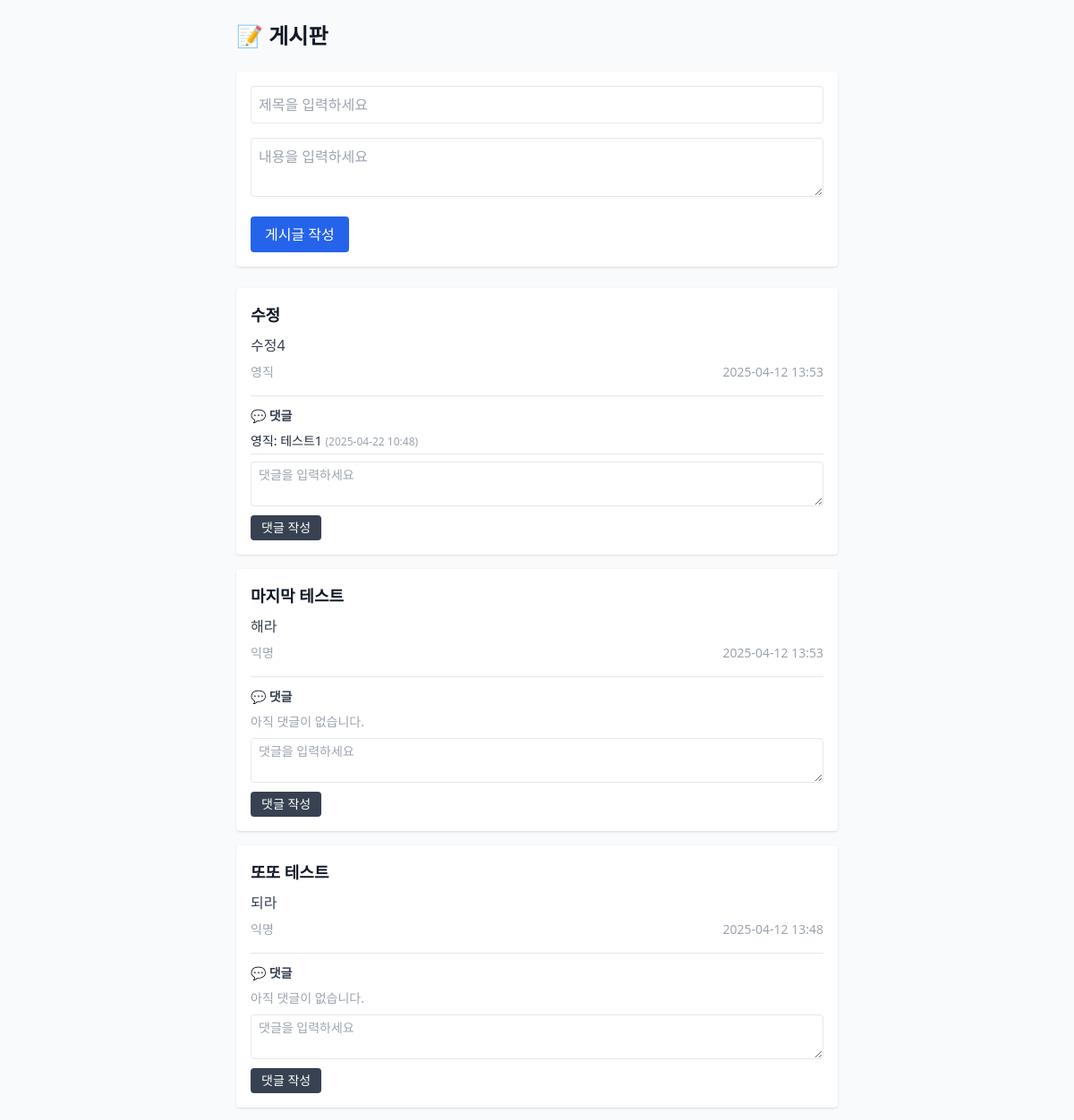
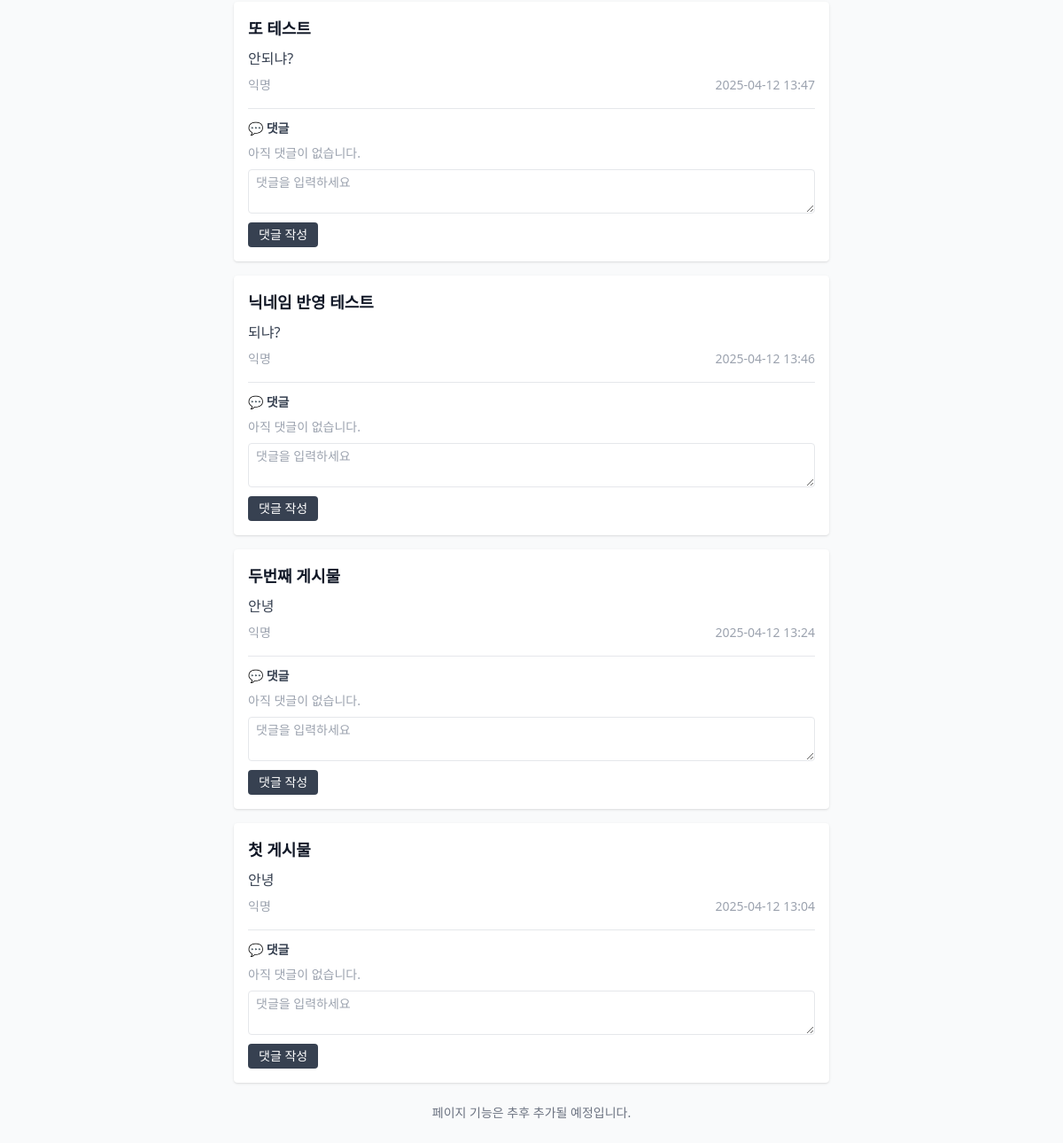
The page /posts (signed in) on the database its author committed (2 pictures, top to bottom).
### app/models.py (models this page shows)
class Post(Base):
    __tablename__ = "posts"
    id = Column(Integer, primary_key=True, index=True)
    title = Column(String(200), nullable=False)
    content = Column(Text, nullable=False)
    created_at = Column(DateTime(timezone=True), server_default=func.now())
    nickname = Column(String, nullable=True)

class Comment(Base):
    __tablename__ = "comments"
    id = Column(Integer, primary_key=True, index=True)
    post_id = Column(Integer, ForeignKey("posts.id"))
    content = Column(Text, nullable=False)
    nickname = Column(String, nullable=True)
    created_at = Column(DateTime, default=datetime.utcnow)
    post = relationship("Post", back_populates="comments")

### app/routers/posts.py (the view)
@router.get("/posts")
def read_posts(request: Request, db: Session = Depends(get_db)):
    posts = db.query(models.Post).order_by(models.Post.created_at.desc()).all()
    nickname = request.session.get("nickname", "익명")
    return templates.TemplateResponse("posts.html", {
        "request": request,
        "posts": posts,
        "session": {"nickname": nickname}  # ✨ 이걸 추가해야 템플릿에서 session.nickname 사용 가능
    })

### app/templates/posts.html (shortened to what this page needs)
{% extends "base.html" %}
{% block content %}
<h1 class="text-2xl font-bold mb-6">📝 게시판</h1>
<form method="post" class="bg-white shadow rounded p-4 mb-6 space-y-4">
  <input type="text" name="title" placeholder="제목을 입력하세요" required
         class="w-full border rounded p-2">
  <textarea name="content" placeholder="내용을 입력하세요" required
            class="w-full border rounded p-2"></textarea>
  <button type="submit"
          class="bg-blue-600 hover:bg-blue-700 text-white px-4 py-2 rounded">
    게시글 작성
  </button>
</form>
<div class="space-y-4">
  {% for post in posts %}
    <div class="bg-white shadow rounded p-4">
      <div class="flex justify-between items-start">
        <div>
          <h2 class="text-lg font-semibold">{{ post.title }}</h2>
          <p class="text-gray-700 mt-2">{{ post.content }}</p>
        </div>
      </div>
      <div class="text-sm text-gray-400 mt-2 flex justify-between">
        <span>{{ post.nickname or "익명" }}</span>
        <span>{{ post.created_at.strftime('%Y-%m-%d %H:%M') }}</span>
      </div>
      <div class="mt-4 border-t pt-3 space-y-2">
        <h3 class="font-semibold text-sm text-gray-700">💬 댓글</h3>
        {% for comment in post.comments %}
          <div class="text-sm text-gray-800 border-b pb-1">
            <span class="font-medium">{{ comment.nickname or "익명" }}</span>:
            <span>{{ comment.content }}</span>
            <span class="text-gray-400 text-xs">({{ comment.created_at.strftime('%Y-%m-%d %H:%M') }})</span>
          </div>
        {% else %}
          <p class="text-sm text-gray-400">아직 댓글이 없습니다.</p>
        {% endfor %}
        <form method="post" action="/posts/{{ post.id }}/comments" class="mt-2">
          <textarea name="content" rows="2" required
                    class="w-full border rounded px-2 py-1 text-sm mb-1"
                    placeholder="댓글을 입력하세요"></textarea>
          <button type="submit" class="bg-gray-700 text-white text-sm px-3 py-1 rounded">
            댓글 작성
          </button>
        </form>
      </div>
    </div>
  {% else %}
    <p class="text-gray-500">아직 게시글이 없습니다.</p>
  {% endfor %}
</div>
<div class="mt-6 text-center text-sm text-gray-500">
  페이지 기능은 추후 추가될 예정입니다.
</div>
{% endblock %}

### rows shown on the page
Post: title "수정", content "수정4", nickname "영직", created_at "2025-04-12 13:53"
Comment: nickname "영직", content "테스트1", created_at "2025-04-22 10:48"
Post: title "마지막 테스트", content "해라", nickname "익명", created_at "2025-04-12 13:53"
Post: title "또또 테스트", content "되라", nickname "익명", created_at "2025-04-12 13:48"
Post: title "또 테스트", content "안되냐?", nickname "익명", created_at "2025-04-12 13:47"
Post: title "닉네임 반영 테스트", content "되냐?", nickname "익명", created_at "2025-04-12 13:46"
Post: title "두번째 게시물", content "안녕", nickname "익명", created_at "2025-04-12 13:24"
Post: title "첫 게시물", content "안녕", nickname "익명", created_at "2025-04-12 13:04"
